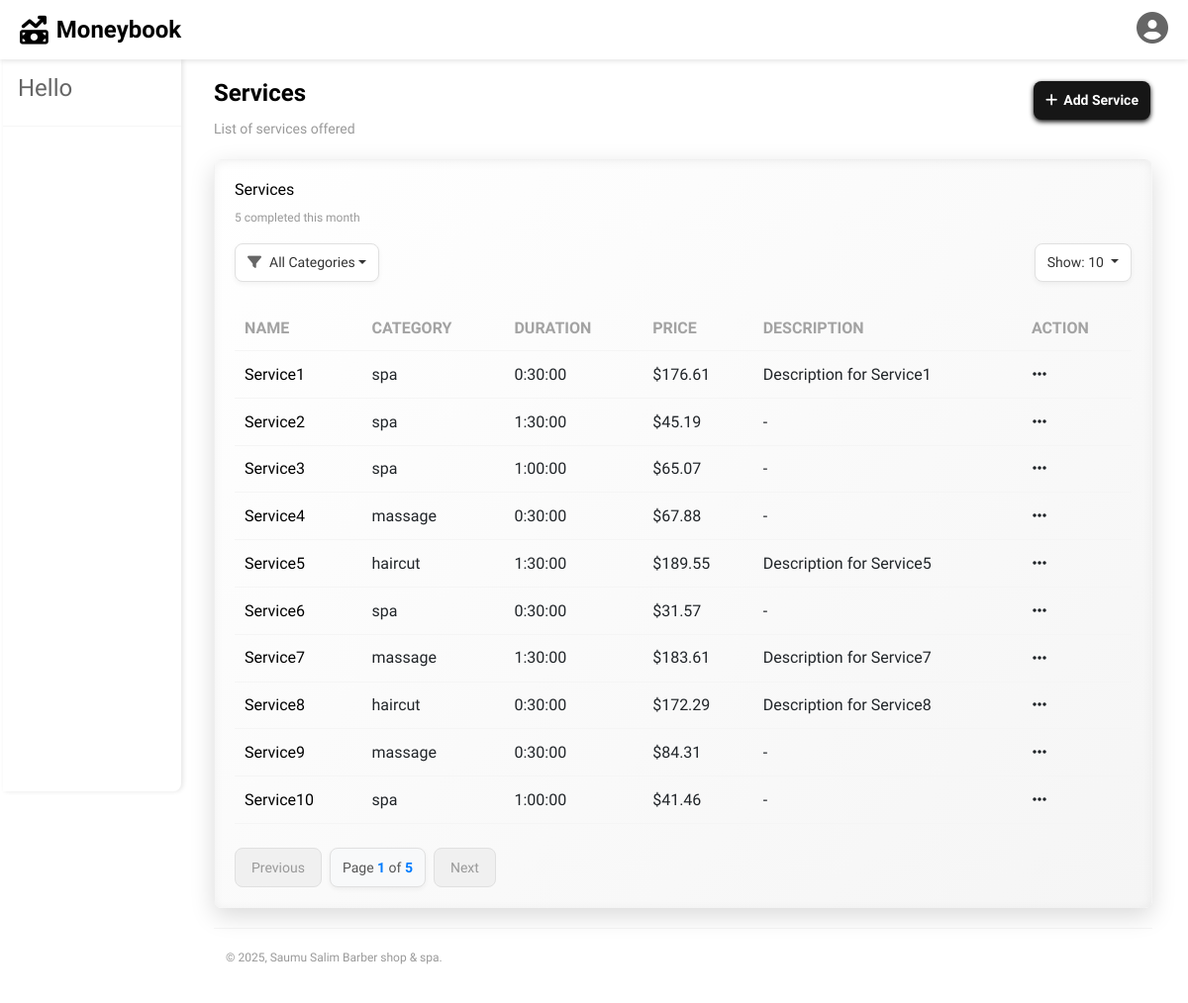
The page /services/list/ on the database as committed earlier.
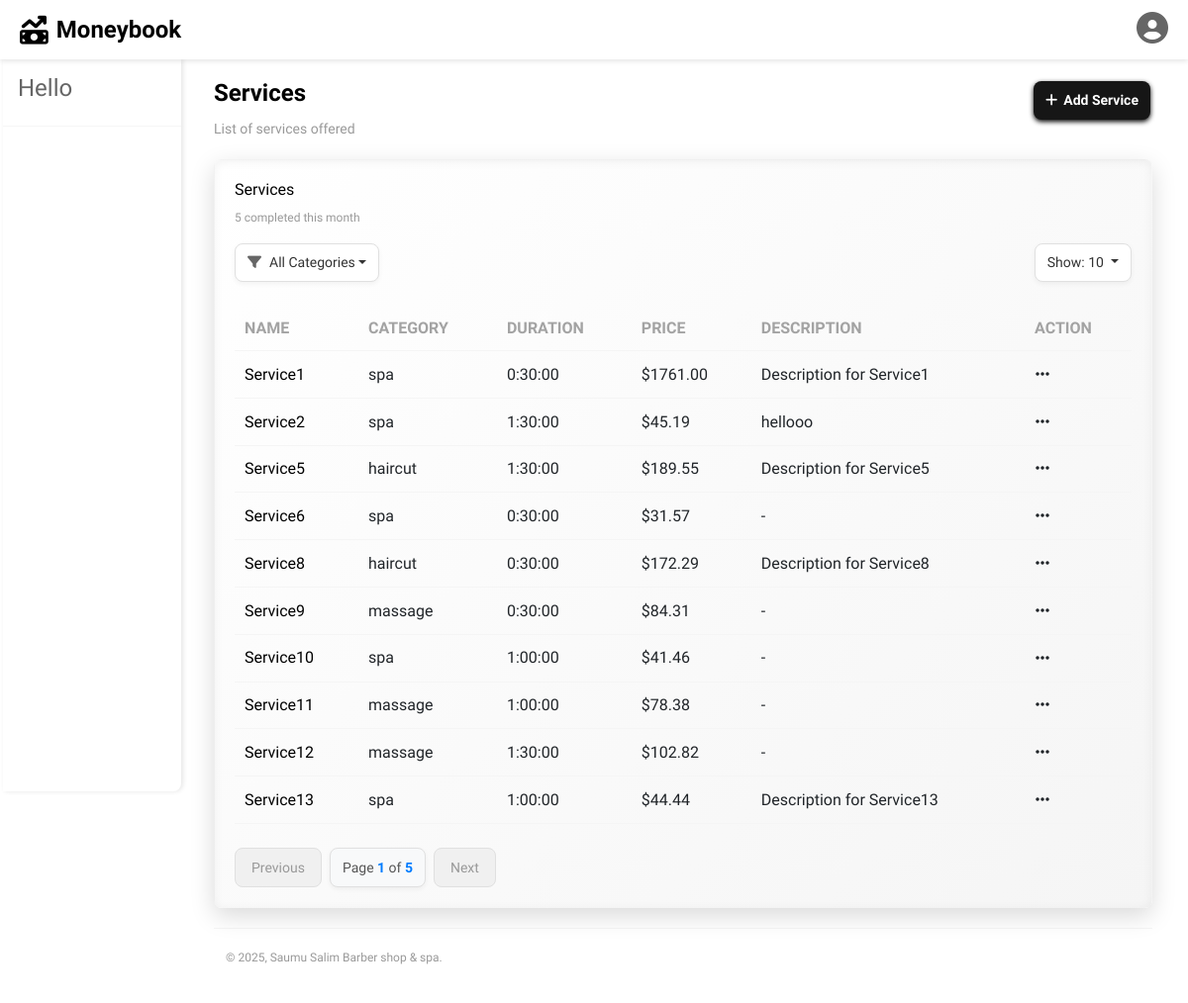
The same page on the database as committed later.
### services/models.py (models this page shows, shortened)
class Service(models.Model):
    CATEGORY_CHOICES = [
        ('haircut', 'Haircut'),
        ('massage', 'Massage'),
        ('spa', 'Spa'),
    ]
    name = models.CharField(max_length=100)
    category = models.CharField(max_length=50, choices=CATEGORY_CHOICES)
    duration = models.DurationField()  # e.g., timedelta(hours=1)
    price = models.DecimalField(max_digits=10, decimal_places=2)
    image_url = models.URLField(max_length=500, blank=True, null=True)
    description = models.TextField(blank=True, null=True)

### services/views.py (the view, shortened to what this page needs)
# urls.py: path('list/', views.service_list, name='service_list'),
def service_list(request):
    queryset = Service.objects.all().order_by('id')
    category_filter = request.GET.get('category', '')
    if category_filter:
        queryset = queryset.filter(category=category_filter)
    page_number = request.GET.get('page', 1)
    entries_per_page = request.GET.get('entries', 10)
    paginator = Paginator(queryset, entries_per_page)
    try:
        page_obj = paginator.page(page_number)
    except (EmptyPage, PageNotAnInteger):
        page_obj = paginator.page(1)
    return render(request, 'reports/service_report.html', {'services': page_obj, 'sv': 'sv'})

### templates/reports/service_report.html (shortened to what this page needs)
{% extends 'reports/base.html' %}
{% block content %}
<h2 class="dashboard-title">Services</h2>
<p class="dashboard-subtitle">List of services offered</p>
<div class="projects-orders-row">
    <div class="projects-card">
        <div class="table-header">
            <h2>Services</h2>
            <p class="projects-subtitle">5 completed this month</p>
            <button class="add-service-btn" data-bs-toggle="modal" data-bs-target="#serviceModal">
                <i class="fas fa-plus"></i> Add Service
            </button>
        </div>
        <div class="dropdown-container">
            <div class="filter-dropdown">
                <button class="btn dropdown-toggle" type="button" id="categoryFilterDropdown" data-bs-toggle="dropdown" aria-expanded="false">
                    <i class="fas fa-filter"></i>
                    <span id="categoryFilterText">All Categories</span>
                </button>
            </div>
            <div class="entries-dropdown">
                <button class="btn dropdown-toggle" type="button" id="entriesPerPageDropdown" data-bs-toggle="dropdown" aria-expanded="false">
                    Show: <span id="entriesPerPageText">10</span>
                </button>
            </div>
        </div>
        <div class="table-responsive">
            <table>
                <thead>
                    <tr>
                        <th>NAME</th>
                        <th>CATEGORY</th>
                        <th>DURATION</th>
                        <th>PRICE</th>
                        <th>DESCRIPTION</th>
                        <th>ACTION</th>
                    </tr>
                </thead>
                <tbody id="service-table-body">
                    {% for service in services %}
                    <tr id="service-row-{{ service.id }}">
                        <td>{{ service.name }}</td>
                        <td>{{ service.category }}</td>
                        <td>{{ service.duration }}</td>
                        <td>${{ service.price }}</td>
                        <td>{{ service.description|default:"-" }}</td>
                        <td>
                            <div class="dropdown">
                                <button class="btn btn-link text-dark p-0" type="button" id="actionsDropdown{{ service.id }}" data-bs-toggle="dropdown" aria-expanded="false">
                                    <i class="fas fa-ellipsis-h"></i>
                                </button>
                            </div>
                        </td>
                    </tr>
                    {% endfor %}
                </tbody>
            </table>
        </div>
        <div class="pagination">
            <button id="prev-page" disabled>Previous</button>
            <span class="page-info">Page <span id="current-page">{{ services.number }}</span> of <span id="total-pages">{{ services.paginator.num_pages }}</span></span>
            <button id="next-page" disabled>Next</button>
        </div>
    </div>
</div>
{% endblock %}

Rows that differ between the two databases and show on the page:
removed Service: name "Service3", category "spa", duration "1:00:00", price "65.07", description "-"
removed Service: name "Service4", category "massage", duration "0:30:00", price "67.88", description "-"
removed Service: name "Service7", category "massage", duration "1:30:00", price "183.61", description "Description for Service7"
changed Service "Service1": price "176.61" → "1761.00"
changed Service "Service2": description "-" → "hellooo"
now on this page (row unchanged): Service: name "Service11", category "massage", duration "1:00:00", price "78.38", description "-"
now on this page (row unchanged): Service: name "Service12", category "massage", duration "1:30:00", price "102.82", description "-"
now on this page (row unchanged): Service: name "Service13", category "spa", duration "1:00:00", price "44.44", description "Description for Service13"
